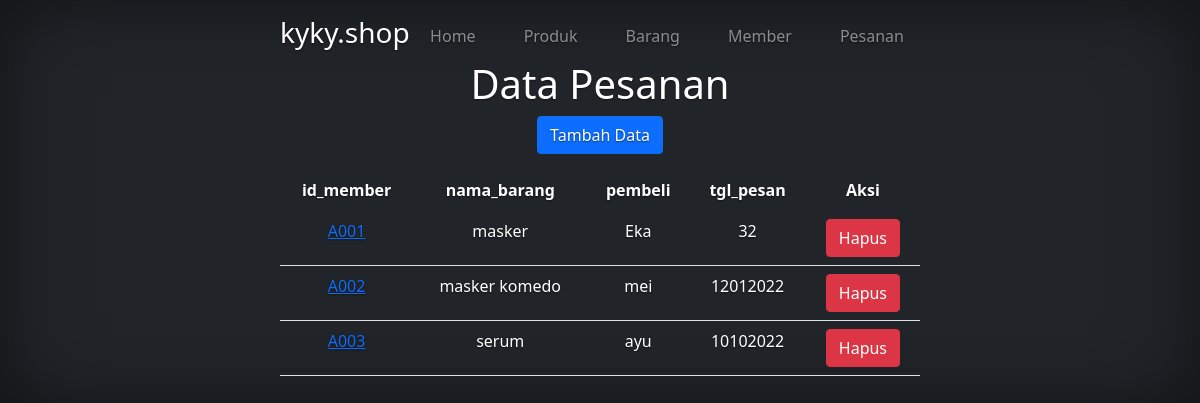
/pesanan/, run on the app's committed database.
### kelas/models.py (models this page shows, shortened)
class pesanan(models.Model):
    id_member = models.CharField(max_length=10)
    nama_barang = models.CharField(max_length=100)
    pembeli = models.CharField(max_length=150)
    tgl_pesan = models.CharField(max_length=50)

### kelas/views.py (the view)
# urls.py: path('pesanan/', Pesanan, name='pesanan'),
def Pesanan(request):
    Pesanans=pesanan.objects.all()
    konteks={
        'Pesanans':Pesanans,
    }
    return render(request, 'pesanan.html',konteks)

### kelas/templates/pesanan.html (shortened to what this page needs)
{%load static%}
{%block content%}
<!doctype html>
<html lang="en">
  <head>
    <link href="https://cdn.jsdelivr.net/npm/bootstrap@5.2.2/dist/css/bootstrap.min.css" rel="stylesheet">
  </head>
  <head>
    <link rel="stylesheet" href="{% static 'css/bootstrap.css' %}">
    <link href="{% static 'css/cover.css' %}" rel="stylesheet">
  </head>
  <body class="d-flex h-100 text-center text-white bg-dark">
    <div class="cover-container d-flex w-100 h-100 p-3 mx-auto flex-column">
      <header class="mb-auto">
        <div>
          <h3 class="float-md-start mb-0">kyky.shop</h3>
          <nav class="nav nav-masthead justify-content-center float-md-end">
            <a class="nav-link " aria-current="page" href="{%url 'home'%}">Home</a>
            <a class="nav-link" href="{%url 'produk'%}">Produk</a>
            <a class="nav-link" href="{%url 'vbrg'%}">Barang</a>
            <a class="nav-link" href="{%url 'member'%}">Member</a>
            <a class="nav-link" href="{%url 'pesanan'%}">Pesanan</a>
          </nav>
        </div>
      </header>
  <body>
    <h1>Data Pesanan</h1>
    <p><a href="/addpesanan" class="btn btn-primary">Tambah Data</a></p>
    <table class="table">
        <thead>
          <tr>
            <th scope="col"><font color="white">id_member</font></th>
            <th scope="col"><font color="white">nama_barang</font></th>
            <th scope="col"><font color="white">pembeli</font></th>
            <th scope="col"><font color="white">tgl_pesan</font></th>
            <th><font color="white">Aksi</font></th>
          </tr>
        </thead>
        <tbody>
            {%for pesanan in Pesanans%}
          <tr>
            <td><a href="{% url 'ubah_pesanan' pesanan.id %}">{{ pesanan.id_member }}</a></td>
            <td><font color="white">{{ pesanan.nama_barang }}</font></td>
            <td><font color="white">{{ pesanan.pembeli }}</font></td>
            <td><font color="white">{{ pesanan.tgl_pesan }}</font></td>
            <td><button type="button" class="btn btn-danger" data-bs-toggle="modal"
              data-bs-target="#buang-{{ pesanan.id }}">Hapus</button></td>
          </tr>
         {% endfor %}
        </tbody>
      </table>
  </body>
</html>
{%endblock%}

### static/css/cover.css (style rules this page uses)
body { text-shadow: 0 .05rem .1rem rgba(0, 0, 0, .5); box-shadow: inset 0 0 5rem rgba(0, 0, 0, .5); }
.cover-container { max-width: 42em; }
.nav-masthead .nav-link { color: rgba(255, 255, 255, .5); border-bottom: .25rem solid transparent; }
.nav-masthead .nav-link + .nav-link { margin-left: 1rem; }

### data on the page
pesanan: id_member "A001", nama_barang "masker", pembeli "Eka", tgl_pesan "32"
pesanan: id_member "A002", nama_barang "masker komedo", pembeli "mei", tgl_pesan "12012022"
pesanan: id_member "A003", nama_barang "serum", pembeli "ayu", tgl_pesan "10102022"
